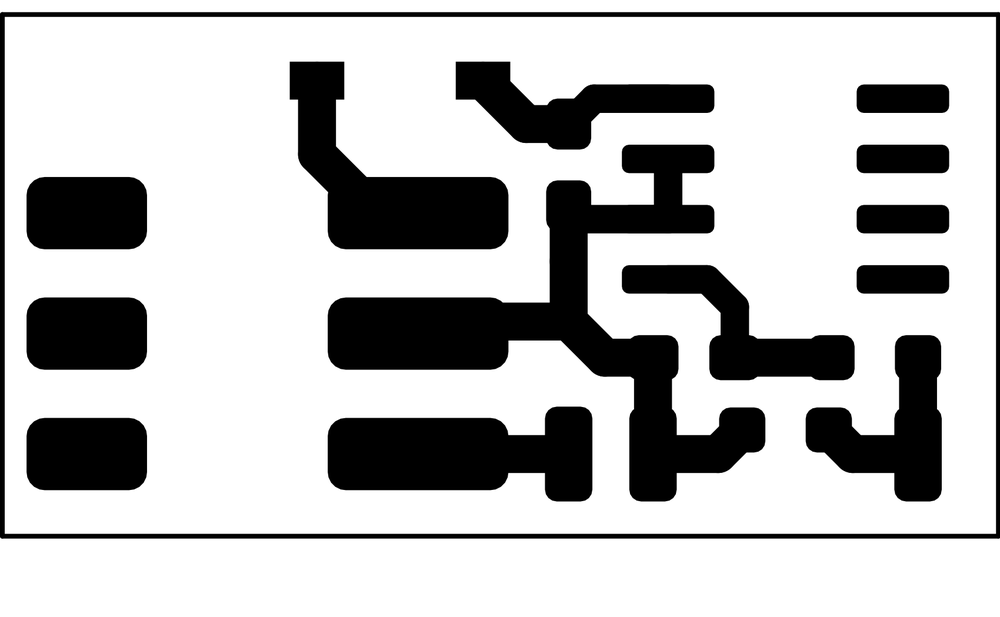
#> input picture SteeringMeter/SteeringMeterPCB/tool/raw.png, 1000 x 617 px, shrunk from 1700 x 1049 before the run, found by its file name
$ python src.py
#> lines starting #> are read from the running program, lines starting #| are printed output that depends on the picture
import cv2
import numpy as np


img = cv2.imread('./raw.png', 0)
#> img is the input picture: shape (617, 1000); min 0, max 255, mean 189
kernel = np.ones((185, 185), np.uint8)
dilation = cv2.erode(img, kernel, iterations=1)
#> dilation: shape (617, 1000); every value is 0

cv2.imwrite('./lasercut.png', dilation)

img_diff = cv2.absdiff(dilation, img)
img_diff = cv2.bitwise_not(img_diff)
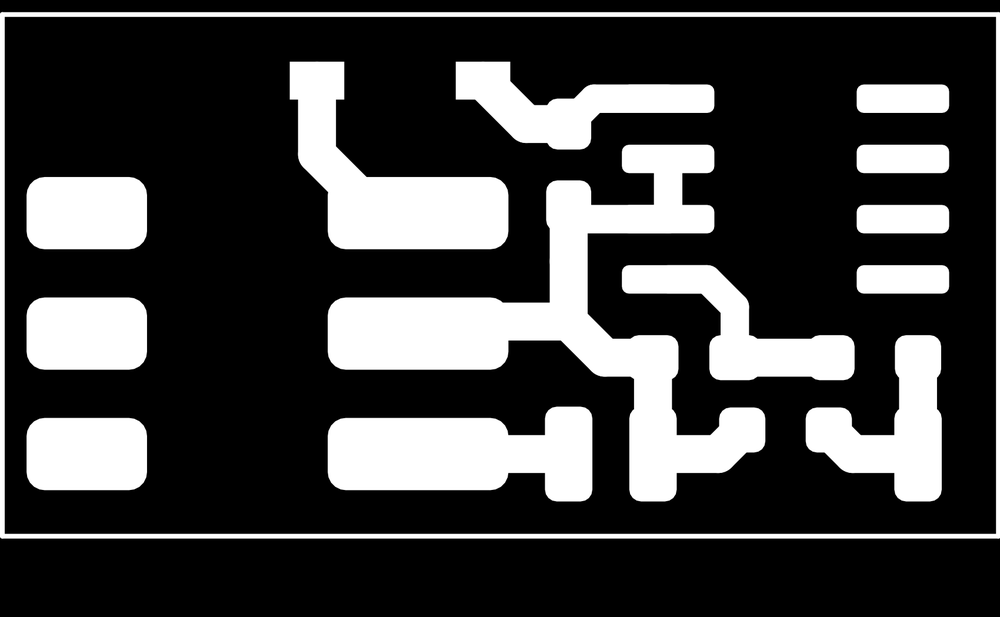
#> img_diff: shape (617, 1000); min 0, max 255, mean 66
cv2.imwrite('sabun.png',img_diff)
